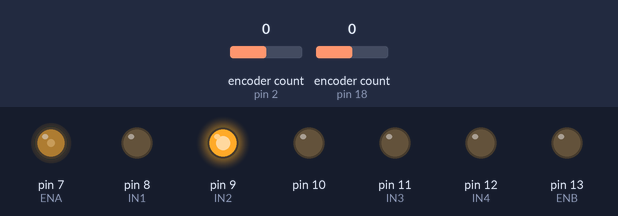
Simulated run of this program. Board: Arduino Mega 2560, built with avr-gcc and run on an emulated ATmega2560. On the bench: output pins drawn as LEDs (lit = HIGH). The inputs (shaded band) are chosen by the test bench; at power-on: encoder count (sensors on pin 2, pin 18) 0. What the program prints to the serial monitor is not drawn.

Above: at 0.1 s.
Timing chart, 0 to 1.6 s (numbered marks = the images above):
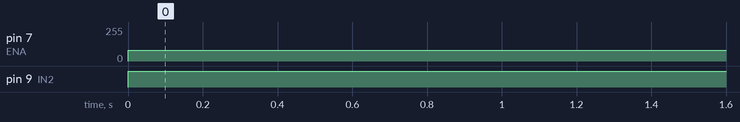

Measured:
- by itself, pin 7 (ENA): 0/255 → 80/255 at 0.00 s
- by itself, pin 9 (IN2): LOW → HIGH at 0.00 s

The program:

main.cpp
```cpp
#include <Arduino.h>
#include "Encoder.h"

/* Carte Driver ..*/
/* Moteur Droite*/
const byte ENA=7;// PWM
const byte IN1=8;// Dir   1A
const byte IN2=9; // 2A

/* Moteur Gauche*/
const byte ENB=13;// PWM
const byte IN4=12;// Dir  1B
const byte IN3=11; // 2B

volatile int vitesseENA = 80; // roue gauche
volatile int vitesseENB = 110; // roue droite

bool run = true;  // savoir si on avance


Encoder encoderLeft(18, 19);
Encoder encoderRight(2, 3);
volatile long posLeft = 0;
volatile long posRight = 0;
volatile long commandLeft = -9999;
volatile long commandRight = -9999;


void stopRight()
{
    digitalWrite(IN1, HIGH);
    digitalWrite(IN2, HIGH);
}

void stopLeft()
{
    digitalWrite(IN3, HIGH);
    digitalWrite(IN4, HIGH);
}

void encoderReadLeft(){
    if(encoderLeft.read() >= commandLeft){
        detachInterrupt(digitalPinToInterrupt(18));
        stopLeft();
    }
}

void encoderReadRight(){
    if(encoderRight.read() >= commandRight){
        detachInterrupt(digitalPinToInterrupt(2));
        stopRight();
    }
}

void arret()
{
    digitalWrite(IN1, HIGH);
    digitalWrite(IN2, HIGH);
    digitalWrite(IN3, HIGH);
    digitalWrite(IN4, HIGH);
}

void Forward(long nbImpulsion)
{
    encoderLeft.write(0);
    encoderRight.write(0);
    commandLeft = nbImpulsion;
    commandRight = nbImpulsion;
    attachInterrupt(digitalPinToInterrupt(18), encoderReadLeft, CHANGE);
    attachInterrupt(digitalPinToInterrupt(2), encoderReadRight, CHANGE);
    digitalWrite(IN1,LOW);
    digitalWrite(IN2, HIGH);
    //digitalWrite(IN3,LOW);
    //digitalWrite(IN4, HIGH);
    analogWrite(ENA,vitesseENA);
    //analogWrite(ENB,vitesseENB);
}

void Backward()
{
    digitalWrite(IN1,HIGH);
    digitalWrite(IN2, LOW);
    digitalWrite(IN3,HIGH);
    digitalWrite(IN4, LOW);
    analogWrite(ENA,vitesseENA);
    analogWrite(ENB,vitesseENB);
}

void Turn_left()
{
    digitalWrite(IN1, HIGH);
    digitalWrite(IN2, LOW);
    digitalWrite(IN3, HIGH);
    digitalWrite(IN4, HIGH);
    analogWrite(ENA,vitesseENA);
}

void Turn_right()
{
    digitalWrite(IN1, HIGH);
    digitalWrite(IN2, HIGH);
    digitalWrite(IN3, HIGH);
    digitalWrite(IN4, LOW);
    analogWrite(ENB,vitesseENB);
}


void setup() {
    Serial.begin(9600);
    Serial.println("Test de régulation avec encodeur");

    for (int i = 8; i < 14; i++)
        pinMode(i, OUTPUT);

    digitalWrite(IN1,0);
    digitalWrite(IN2,0);
    digitalWrite(IN3,0);
    digitalWrite(IN4,0);

    analogWrite(ENA,0);
    analogWrite(ENB,0);
}

void loop() {
    if(run){
        Forward(2068); // avance un tour
        //Forward(30650);  // avance 10 tours
        //Forward(3065);
        //Forward(2068); //avance
        run = false;
    }

    Serial.print(", vitesseENB: ");
    Serial.println(vitesseENB);
}
```
